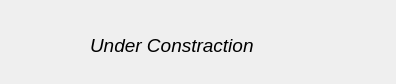
<?xml version="1.0" encoding="UTF-8"?>
<ui version="4.0">
 <class>plug</class>
 <widget class="QDialog" name="plug">
  <property name="geometry">
   <rect>
    <x>0</x>
    <y>0</y>
    <width>396</width>
    <height>84</height>
   </rect>
  </property>
  <property name="windowTitle">
   <string>Dialog</string>
  </property>
  <widget class="QLabel" name="PlugText">
   <property name="geometry">
    <rect>
     <x>90</x>
     <y>30</y>
     <width>211</width>
     <height>31</height>
    </rect>
   </property>
   <property name="font">
    <font>
     <family>MS Sans Serif</family>
     <pointsize>14</pointsize>
     <italic>true</italic>
    </font>
   </property>
   <property name="text">
    <string>Under Constraction</string>
   </property>
  </widget>
 </widget>
 <resources/>
 <connections/>
</ui>
